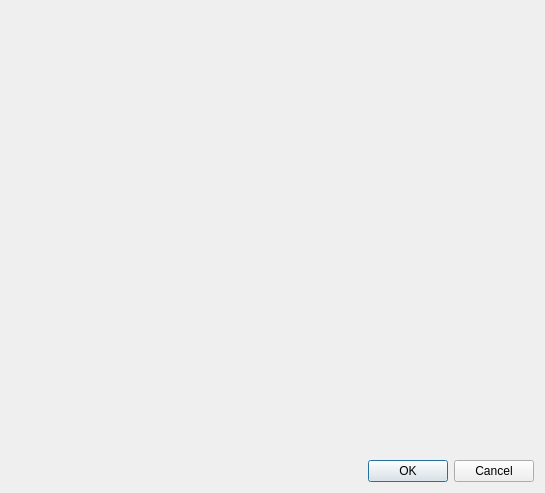
<?xml version="1.0" encoding="UTF-8"?>
<ui version="4.0">
 <class>graphDialog</class>
 <widget class="QDialog" name="graphDialog">
  <property name="geometry">
   <rect>
    <x>0</x>
    <y>0</y>
    <width>545</width>
    <height>493</height>
   </rect>
  </property>
  <property name="windowTitle">
   <string>graphDialog</string>
  </property>
  <layout class="QGridLayout" name="gridLayout">
   <item row="0" column="0">
    <widget class="QCustomPlot" name="widget" native="true"/>
   </item>
   <item row="1" column="0">
    <widget class="QDialogButtonBox" name="buttonBox">
     <property name="standardButtons">
      <set>QDialogButtonBox::Cancel|QDialogButtonBox::Ok</set>
     </property>
    </widget>
   </item>
  </layout>
 </widget>
 <layoutdefault spacing="6" margin="11"/>
 <customwidgets>
  <customwidget>
   <class>QCustomPlot</class>
   <extends>QWidget</extends>
   <header location="global">qcustomplot.h</header>
   <container>1</container>
  </customwidget>
 </customwidgets>
 <resources/>
 <connections/>
</ui>
